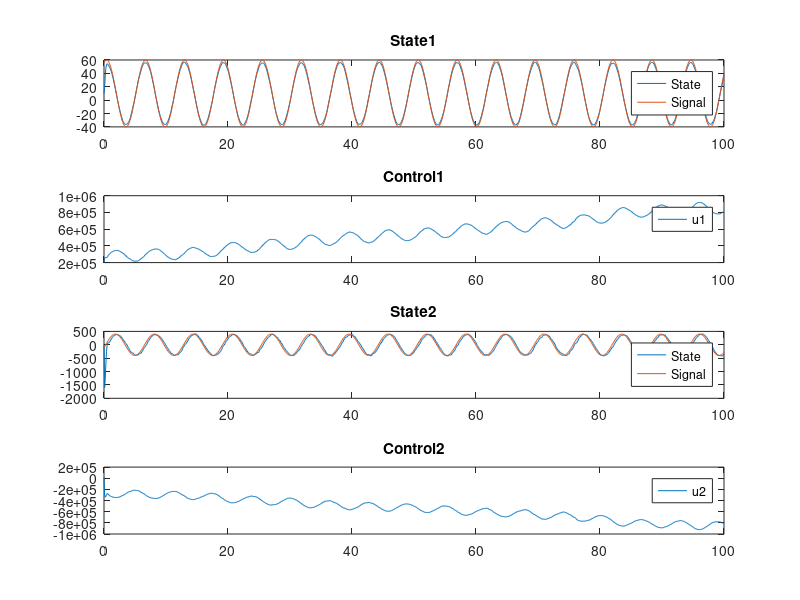

The MATLAB source for this figure:
clear all;
clc;

%% 6)	Show examples (Matlab and Simulink) on the performance of one (two?) PID used to do the same task

% Continuous time system

Ac = [-0.1 -0.12
      -0.3 -0.012];
Bc = [0 
      -0.07];
C = eye(2);
D = zeros(2,1);

sampleTime = 0.1;
horizon = 100;

x0 = [10
     -2];
sysc = ss(Ac,Bc,C,D);
sysd = c2d(sysc,sampleTime);
Ad = sysd.A;
Bd = sysd.B;

t = 0:sampleTime:horizon;
nSamples = length(t);
N = length(t)-1;
u1 = zeros(1,nSamples-1);
u2 = zeros(1,nSamples-1);

x1_track = 50*sin(t+20)+10;
x2_track = 400*sin(t+50);

x(:,1) = x0;

Qv = [0.1 0
      0 0.1]; % covariance noise of input
rng default  % for reproducibility
mucsi = [0 0]; % mean noise of input
csi = mvnrnd(mucsi,Qv,N)'; % generates random input noise

% Values for the first PID, obtained tuning the PID in Simulink

Kp = 2628.54740453048;
Ki = 19066.7584084496;
Kd = 0;

% Values for the second PID, obtained tuning the PID in Simulink

Kp2 = -128.478349079916;
Ki2 = -688.977103325722;
Kd2 = -0.850264599796858;

previousError = 0;
previousError2 = 0;
integral = 0;
integral2 = 0;
for i=1:nSamples-1
% PID control
  error = x1_track(:,i) - x(1,i);
  error2 = x2_track(:,i) - x(2,i);
  integral = integral + error*sampleTime;
  integral2 = integral2 + error2*sampleTime;
  derivative = (error - previousError)/sampleTime;
  derivative2 = (error2 - previousError2)/sampleTime;
  u1(:,i) = Kp*error + Ki*integral + Kd*derivative;
  u2(:,i) = Kp2*error2 + Ki2*integral2 + Kd2*derivative2;
  previousError = error;
  previousError2 = error2;
  
  % Evolution of the system
  x(:,i+1) = Ad*x(:,i) + Bd*(u1(:,i)+u2(:,i)) + csi(:,i);
end

% Plotting the first PID

subplot(4,1,1);
plot(t,x(1,:));
hold on;
plot(t,x1_track(1,:));
hold off;
title('State1');
legend('State','Signal');

subplot(4,1,2);
plot(t(1:end-1),u1(1,:));
title('Control1');
legend('u1');

% Plotting the second PID

subplot(4,1,3);
plot(t,x(2,:));
hold on;
plot(t,x2_track(1,:));
hold off;
title('State2');
legend('State','Signal');

subplot(4,1,4);
plot(t(1:end-1),u2(1,:));
title('Control2');
legend('u2');
